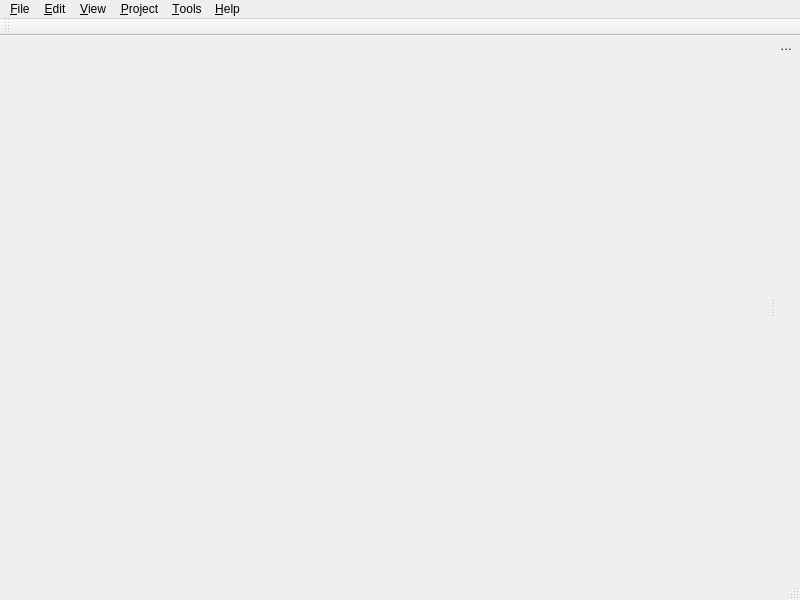
<?xml version="1.0" encoding="UTF-8"?>
<ui version="4.0">
 <class>MainWindow</class>
 <widget class="QMainWindow" name="MainWindow">
  <property name="geometry">
   <rect>
    <x>0</x>
    <y>0</y>
    <width>800</width>
    <height>600</height>
   </rect>
  </property>
  <property name="windowTitle">
   <string>SQL Designer</string>
  </property>
  <widget class="QWidget" name="centralwidget">
   <layout class="QGridLayout" name="gridLayout"/>
  </widget>
  <widget class="QMenuBar" name="menubar">
   <property name="geometry">
    <rect>
     <x>0</x>
     <y>0</y>
     <width>800</width>
     <height>21</height>
    </rect>
   </property>
   <widget class="QMenu" name="menuTools">
    <property name="title">
     <string>&amp;Tools</string>
    </property>
    <addaction name="actionView_Log"/>
    <addaction name="separator"/>
    <addaction name="actionPreferences"/>
   </widget>
   <widget class="QMenu" name="menuHelp">
    <property name="title">
     <string>&amp;Help</string>
    </property>
    <addaction name="actionHelp"/>
    <addaction name="separator"/>
    <addaction name="actionAbout"/>
    <addaction name="actionAbout_Qt"/>
   </widget>
   <widget class="QMenu" name="menuEdit">
    <property name="title">
     <string>&amp;Edit</string>
    </property>
    <addaction name="actionCut"/>
    <addaction name="actionCopy"/>
    <addaction name="actionPaste"/>
   </widget>
   <widget class="QMenu" name="menuFile">
    <property name="title">
     <string>&amp;File</string>
    </property>
    <addaction name="actionNew_Project"/>
    <addaction name="actionOpen_Project"/>
    <addaction name="separator"/>
    <addaction name="actionExit"/>
   </widget>
   <widget class="QMenu" name="menuView">
    <property name="title">
     <string>&amp;View</string>
    </property>
    <addaction name="actionShow_Grid"/>
    <addaction name="separator"/>
    <addaction name="actionZoom_In"/>
    <addaction name="actionZoom_Out"/>
   </widget>
   <widget class="QMenu" name="menuProject">
    <property name="title">
     <string>&amp;Project</string>
    </property>
    <addaction name="actionAdd_Table"/>
   </widget>
   <addaction name="menuFile"/>
   <addaction name="menuEdit"/>
   <addaction name="menuView"/>
   <addaction name="menuProject"/>
   <addaction name="menuTools"/>
   <addaction name="menuHelp"/>
  </widget>
  <widget class="QStatusBar" name="statusbar"/>
  <widget class="QToolBar" name="mainToolBar">
   <property name="windowTitle">
    <string>toolBar</string>
   </property>
   <attribute name="toolBarArea">
    <enum>TopToolBarArea</enum>
   </attribute>
   <attribute name="toolBarBreak">
    <bool>false</bool>
   </attribute>
  </widget>
  <widget class="QDockWidget" name="propertyDockWidget">
   <property name="features">
    <set>QDockWidget::DockWidgetMovable</set>
   </property>
   <property name="allowedAreas">
    <set>Qt::LeftDockWidgetArea|Qt::RightDockWidgetArea</set>
   </property>
   <property name="windowTitle">
    <string>Properties</string>
   </property>
   <attribute name="dockWidgetArea">
    <number>2</number>
   </attribute>
   <widget class="QWidget" name="propertyDockWidgetContents"/>
  </widget>
  <action name="actionNew_Project">
   <property name="text">
    <string>&amp;New Project</string>
   </property>
   <property name="statusTip">
    <string>Create a new Project</string>
   </property>
  </action>
  <action name="actionOpen_Project">
   <property name="text">
    <string>&amp;Open Project</string>
   </property>
   <property name="statusTip">
    <string>Open an existing Project</string>
   </property>
  </action>
  <action name="action">
   <property name="text">
    <string>-</string>
   </property>
  </action>
  <action name="actionExit">
   <property name="text">
    <string>E&amp;xit</string>
   </property>
   <property name="statusTip">
    <string>Exit the application</string>
   </property>
  </action>
  <action name="actionView_Log">
   <property name="text">
    <string>View Log</string>
   </property>
  </action>
  <action name="actionPreferences">
   <property name="text">
    <string>Preferences</string>
   </property>
  </action>
  <action name="actionHelp">
   <property name="text">
    <string>Help</string>
   </property>
  </action>
  <action name="action_3">
   <property name="text">
    <string>-</string>
   </property>
  </action>
  <action name="actionAbout">
   <property name="text">
    <string>&amp;About</string>
   </property>
   <property name="statusTip">
    <string>Show application about box.</string>
   </property>
  </action>
  <action name="actionAbout_Qt">
   <property name="text">
    <string>About &amp;Qt</string>
   </property>
   <property name="statusTip">
    <string>Show the Qt library's About box</string>
   </property>
  </action>
  <action name="actionCut">
   <property name="text">
    <string>Cu&amp;t</string>
   </property>
   <property name="toolTip">
    <string>Cut</string>
   </property>
   <property name="statusTip">
    <string>Cut the current selection's contents to the clipboard</string>
   </property>
  </action>
  <action name="actionCopy">
   <property name="text">
    <string>&amp;Copy</string>
   </property>
   <property name="toolTip">
    <string>Copy</string>
   </property>
   <property name="statusTip">
    <string>Copy the current selection's contents to the clipboard</string>
   </property>
  </action>
  <action name="actionPaste">
   <property name="text">
    <string>&amp;Paste</string>
   </property>
   <property name="toolTip">
    <string>Paste</string>
   </property>
   <property name="statusTip">
    <string>Paste the clipboard's contents into the current selection</string>
   </property>
  </action>
  <action name="actionShow_Grid">
   <property name="checkable">
    <bool>true</bool>
   </property>
   <property name="checked">
    <bool>true</bool>
   </property>
   <property name="text">
    <string>Show Grid</string>
   </property>
   <property name="statusTip">
    <string>Shows grid</string>
   </property>
  </action>
  <action name="actionZoom_In">
   <property name="text">
    <string>Zoom In</string>
   </property>
  </action>
  <action name="actionZoom_Out">
   <property name="text">
    <string>Zoom Out</string>
   </property>
  </action>
  <action name="actionAdd_Table">
   <property name="text">
    <string>Add &amp;Table</string>
   </property>
   <property name="statusTip">
    <string>Add table to project</string>
   </property>
  </action>
 </widget>
 <resources/>
 <connections>
  <connection>
   <sender>actionExit</sender>
   <signal>triggered()</signal>
   <receiver>MainWindow</receiver>
   <slot>close()</slot>
   <hints>
    <hint type="sourcelabel">
     <x>-1</x>
     <y>-1</y>
    </hint>
    <hint type="destinationlabel">
     <x>399</x>
     <y>299</y>
    </hint>
   </hints>
  </connection>
 </connections>
</ui>
